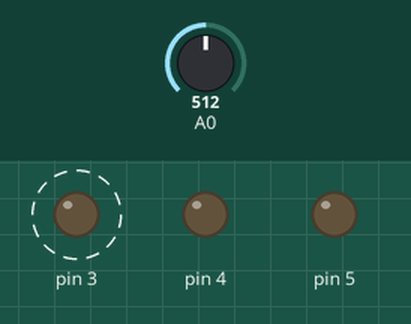
Simulated run of this sketch. Board: Arduino Uno, built with avr-gcc and run on an emulated ATmega328P. Shown: output pins drawn as LEDs (lit = HIGH). Dashed ring = blinking. The test bench sets the inputs (shaded band); at power-on: A0 = 512. Pins used as bus, display or sensor lines are not drawn; what the sketch prints to the serial monitor is not drawn.

Above: at 1.8 s.
1.9 s: A0 set to 409
3.5 s: A0 set to 384
Timing chart, 0 to 13.5 s (numbered marks = the images above; inputs shaded):
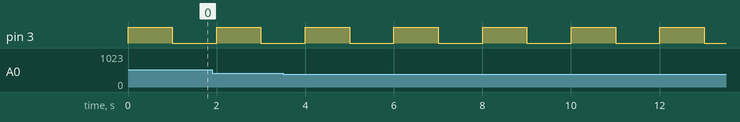

The sketch:

SistemaRiego.ino
```cpp
// Pines de conexión
const int sensorPin = PB0; // Pin analógico para el sensor de humedad
const int bombaPin = PB1;   // Pin digital para el relé de la bomba
const int boton = PB2; // Pin digital para el botón
const int led1 = PB3; //pin digital para encender led 1
const int led2 = PB4; //pin digital para encender led 2
const int led3 = PB5; //pin digital para encender led 3

// Umbral de humedad (calibrar según sensor y tipo de suelo)
// Valores típicos: 0-300 seco, 300-600 húmedo, 600+ sumergido // ESTUDIAR CON CALIBRACIÓN //entre 0 y 1023, entre más cercano esté del 1023 el sensor está más seco, entre más cercano al 0 el sensor está más húmedo.
int umbralSeco = 400;

void setup() {


  pinMode(bombaPin, OUTPUT);
  digitalWrite(bombaPin, LOW); // Iniciar bomba apagada (relevadores suelen activar con LOW)

 // Configuramos el pin del botón como ENTRADA
  pinMode(boton, INPUT);

  // Configuramos los pines de los LEDs como SALIDA
  pinMode(led1, OUTPUT);
  pinMode(led2, OUTPUT);
  pinMode(led3, OUTPUT);

  Serial.begin(9600);           // Para monitorear en pantalla y configurar
}

void loop() {
  int lectura = analogRead(sensorPin);
  Serial.print("Humedad: ");
  Serial.println(lectura);

  digitalWrite(led1,!digitalRead(led1)); //parpadeo de led para indicar que placa está procesando

  if (lectura > umbralSeco) {
    digitalWrite(bombaPin, HIGH); // Enciende la bomba
    Serial.println("Suelo seco: Riego activado");
  } else {
    digitalWrite(bombaPin, LOW); // Apaga la bomba
    Serial.println("Suelo húmedo: Riego desactivado");
  }

  if(boton){
    digitalWrite(bombaPin,!digitalRead(bombaPin));//alterna el funcionamiento bomba
    delay(1000); // Esperar 1 segundo para no solapar lecturas simultaneas de botón.
  }else{
    delay(1000); // Esperar 1 segundo antes de la próxima lectura de sensor
  }


}
```

Measured:
- by itself, pin 3: alternates HIGH for 1.0 s and LOW for 1.0 s
